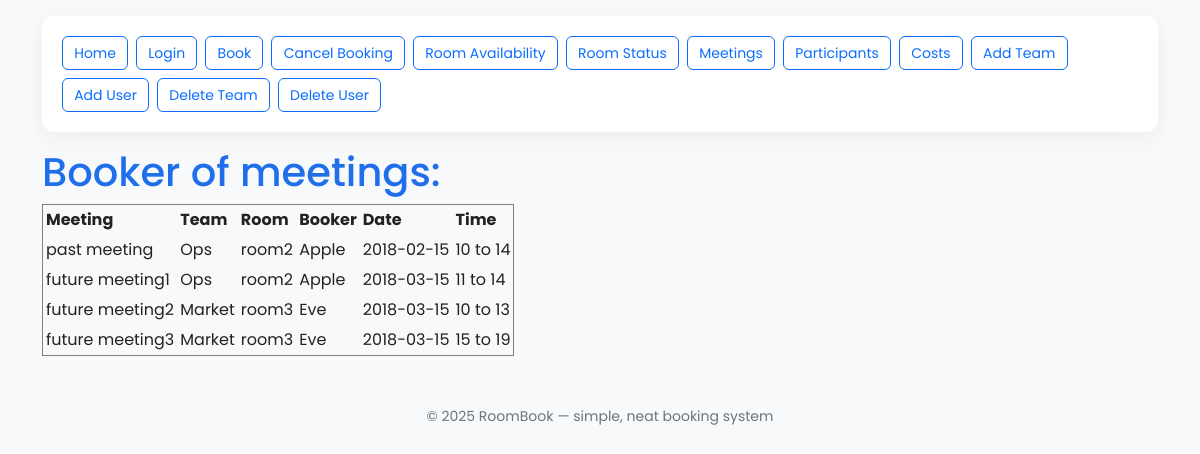
The app's page /meetingbooker with its own data.
### app/models.py (models this page shows, shortened)
class Meeting(db.Model):
    id=db.Column(db.Integer, primary_key=True, nullable=False, unique=True)
    title=db.Column(db.String(64),nullable=False,unique=True)
    teamId=db.Column(db.Integer, db.ForeignKey('team.id'))
    roomId=db.Column(db.Integer, db.ForeignKey('room.id'), nullable=False)
    bookerId=db.Column(db.Integer, db.ForeignKey('user.id'))
    date=db.Column(db.DateTime,nullable=False)
    startTime=db.Column(db.Integer,nullable=False)
    endTime=db.Column(db.Integer,nullable=False) # should be calculated with startTime and duration
    duration=db.Column(db.Integer,nullable=False)

class Team(db.Model):
    id=db.Column(db.Integer, primary_key=True, nullable=False, unique=True)
    teamName=db.Column(db.String(64), nullable=False,unique=True)
    members=db.relationship('User',backref='team',lazy='dynamic')
    meetings=db.relationship('Meeting',backref='team',lazy='dynamic')

class Room(db.Model):
    id=db.Column(db.Integer, primary_key=True, nullable=False, unique=True)
    roomName=db.Column(db.String(64), nullable=False)
    telephone=db.Column(db.Boolean,nullable=False)
    projector=db.Column(db.Boolean,nullable=False)
    whiteboard=db.Column(db.Boolean,nullable=False)
    cost=db.Column(db.Integer, nullable=False)
    meetings=db.relationship('Meeting',backref='room',lazy='dynamic')

class User(UserMixin,db.Model):
    id=db.Column(db.Integer, primary_key=True, nullable=False, unique=True)
    username=db.Column(db.String(64), nullable=False,unique=True)
    fullname=db.Column(db.String(64),nullable=False)
    password_hash=db.Column(db.String(64), nullable=False)
    position=db.Column(db.String(64), nullable=False)
    teamId=db.Column(db.Integer, db.ForeignKey('team.id'), nullable=False)
    meetings=db.relationship('Meeting',backref='booker',lazy='dynamic')
    participatings=db.relationship('Participants_user',backref='participater',lazy='dynamic')

### app/routes.py (the view)
@app.route('/meetingbooker')
def meetingbooker():
    meetings=Meeting.query.order_by(Meeting.date).all()
    meetingreturns=[]
    for meeting in meetings:
        meetingreturn=dict()
        meetingreturn['title']=meeting.title
        meetingreturn['team']=Team.query.filter_by(id=meeting.teamId).first().teamName
        meetingreturn['room']=Room.query.filter_by(id=meeting.roomId).first().roomName
        meetingreturn['booker']=User.query.filter_by(id=meeting.bookerId).first().fullname
        meetingreturn['date']=meeting.date.date()
        meetingreturn['time']=f'{meeting.startTime} to {meeting.endTime}'
        meetingreturns.append(meetingreturn)
    return render_template('meetingbooker.html',meetings=meetingreturns)

### app/templates/meetingbooker.html
{% extends "base.html" %}
{% block content %}
<h1>Booker of meetings:</h1>
<table border="1" cellpadding=3>
    <tr>
        <th>Meeting</th>
        <th>Team</th>
        <th>Room</th>
        <th>Booker</th>
        <th>Date</th>
        <th>Time</th>
    </tr>
{% for meeting in meetings %}
    <tr>
        <td>{{ meeting.title }}</td>
        <td>{{ meeting.team}}</td>
        <td>{{ meeting.room}}</td>
        <td>{{ meeting.booker}}</td>
        <td>{{ meeting.date}}</td>
        <td>{{ meeting.time}}</td>
    </tr>
{% endfor %}
</table>
{% endblock %}

### app/templates/base.html (shortened to what this page needs)
<!DOCTYPE html>
<html lang="en">
<head>
  <link href="https://cdn.jsdelivr.net/npm/bootstrap@5.3.3/dist/css/bootstrap.min.css" rel="stylesheet">
  <link rel="stylesheet" href="{{ url_for('static', filename='style.css') }}">
  <link rel="stylesheet" href="//code.jquery.com/ui/1.11.4/themes/smoothness/jquery-ui.css">
</head>
<body class="bg-light">
  <div class="container mt-3">
    <div class="card-soft">
      <div class="nav-wrap">
        <a class="btn btn-outline-primary btn-sm" href="{{ url_for('index') }}">Home</a>
        {% if current_user.is_anonymous %}
          <a class="btn btn-outline-primary btn-sm" href="{{ url_for('login') }}">Login</a>
        {% else %}
          <a class="btn btn-outline-danger btn-sm" href="{{ url_for('logout') }}">Logout</a>
        {% endif %}
        <a class="btn btn-outline-primary btn-sm" href="{{ url_for('book') }}">Book</a>
        <a class="btn btn-outline-primary btn-sm" href="{{ url_for('cancelbooking') }}">Cancel Booking</a>
        <a class="btn btn-outline-primary btn-sm" href="{{ url_for('roomavailable') }}">Room Availability</a>
        <a class="btn btn-outline-primary btn-sm" href="{{ url_for('roomoccupation') }}">Room Status</a>
        <a class="btn btn-outline-primary btn-sm" href="{{ url_for('meetingbooker') }}">Meetings</a>
        <a class="btn btn-outline-primary btn-sm" href="{{ url_for('meetingparticipants') }}">Participants</a>
        <a class="btn btn-outline-primary btn-sm" href="{{ url_for('costs') }}">Costs</a>
        <a class="btn btn-outline-primary btn-sm" href="{{ url_for('addteam') }}">Add Team</a>
        <a class="btn btn-outline-primary btn-sm" href="{{ url_for('adduser') }}">Add User</a>
        <a class="btn btn-outline-primary btn-sm" href="{{ url_for('deleteteam') }}">Delete Team</a>
        <a class="btn btn-outline-primary btn-sm" href="{{ url_for('deleteuser') }}">Delete User</a>
      </div>
    </div>
    <div class="mt-3">
      {% block content %}{% endblock %}
    </div>
    <div class="footer">
      <small>© 2025 RoomBook — simple, neat booking system</small>
    </div>
  </div>
</body>
</html>

### app/static/style.css (style rules this page uses)
body { font-family: 'Poppins', system-ui, -apple-system, "Segoe UI", Roboto, "Helvetica Neue", Arial; background-color: #f4f6fb; color: #222; -webkit-font-smoothing: antialiased; -moz-osx-font-smoothing: grayscale; margin: 0; }
.btn-outline-primary { border-radius: 6px; padding: 0.35rem 0.7rem; }
.card-soft { background: white; border-radius: 12px; box-shadow: 0 6px 20px rgba(37, 53, 89, 0.06); padding: 1.25rem; }
h1, h2, h3 { color: #1f6feb; }
.footer { margin-top: 36px; padding: 12px 0; color: #6c757d; text-align: center; }
.nav-wrap { display:flex; flex-wrap:wrap; gap:8px; }

### records on screen
Meeting: title "past meeting"
Team: team "Ops" "Ops"
Room: room "room2" "room2"
User: booker "Apple" "Apple"
Meeting: title "future meeting1"
Meeting: title "future meeting2"
Team: team "Market" "Market"
Room: room "room3" "room3"
User: booker "Eve" "Eve"
Meeting: title "future meeting3"

### other values on screen
{{ meeting.date }} "2018-02-15" "2018-03-15" "2018-03-15" "2018-03-15"
{{ meeting.time }} "10 to 14" "11 to 14" "10 to 13" "15 to 19"
